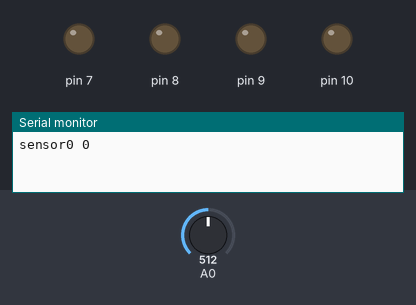
Simulated run of this sketch. Board: Arduino Uno, built with avr-gcc and run on an emulated ATmega328P. Shown: output pins drawn as LEDs (lit = HIGH), the last lines printed to the serial monitor. Inputs (shaded band) come from the test bench; at power-on: A0 = 512.

Above: at 0.5 s.
At 1.5 s:
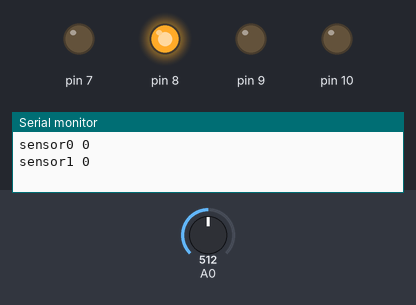
At 2.5 s:
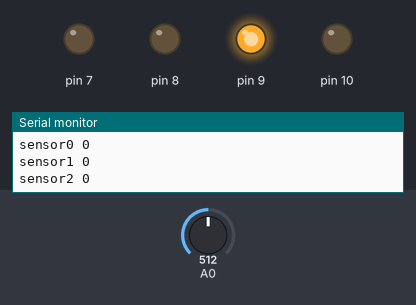
At 3.5 s:
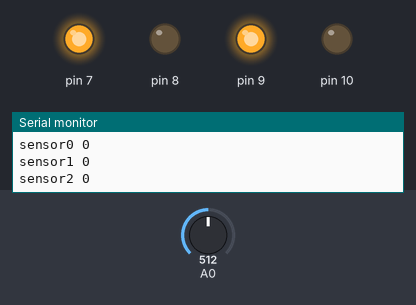
Timing chart, 0 to 5.2 s (numbered marks = the images above):
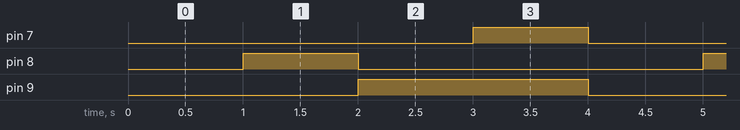

Measured:
- by itself, pin 7, pin 8: alternates HIGH for 1.0 s and LOW for 3.0 s
- by itself, pin 9: alternates HIGH for 2.0 s and LOW for 2.0 s
- by itself, everything shown: repeats every 4.0 s, in 5 steps

The sketch:

Multiplexor3Fotorresistencias.ino
```cpp
int64_t wait=1000;
void setup() {
  // put your setup code here, to run once:
  pinMode(7, OUTPUT);
  digitalWrite(7, LOW);
  DDRB =0b00000111;
  Serial.begin(9600);
}

void loop() {
  // put your main code here, to run repeatedly:


  PORTB=0b00000000;
  uint8_t Sensor0=analogRead(A0);
  Serial.print("sensor0 ");
  Serial.println(Sensor0);
  delay(wait);

  PORTB=0b00000001;
  uint8_t Sensor1=analogRead(A0);
  Serial.print("sensor1 ");
  Serial.println(Sensor1);
  delay(wait);

  PORTB=0b00000010;
  uint8_t Sensor2=analogRead(A0);
  Serial.print("sensor2 ");
  Serial.println(Sensor2);
  delay(wait);

  digitalWrite(7, HIGH);
  delay(wait);
  digitalWrite(7, LOW);
}
```
